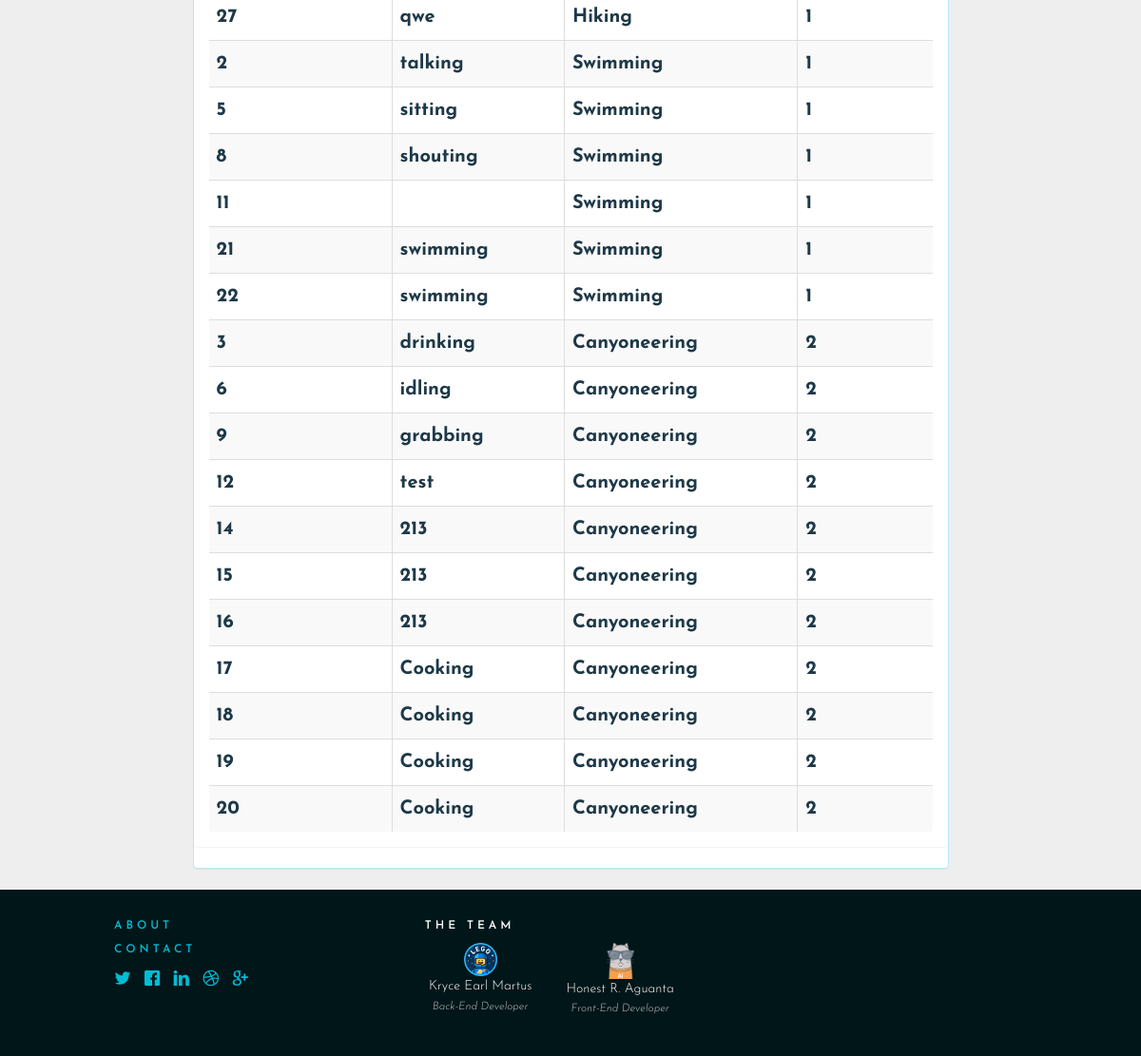
Page /Activity.php (signed in, middle part) on the earlier database version.
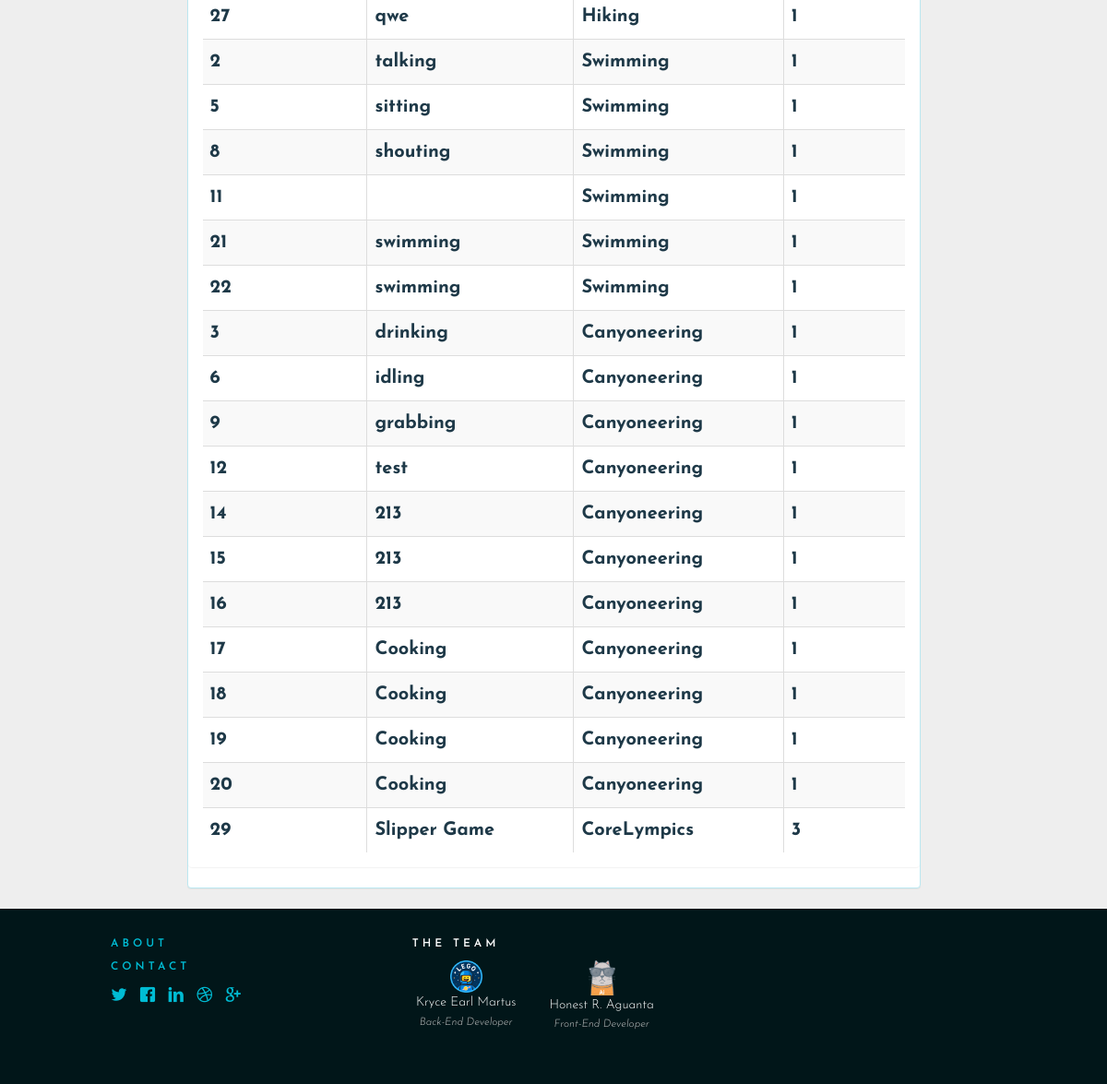
Same page on the later database version.
### tables this page shows
CREATE TABLE `activities` (
  `activity_id` int(10) NOT NULL AUTO_INCREMENT,
  `event_id` int(10) DEFAULT NULL,
  `name` varchar(255) DEFAULT NULL,
  PRIMARY KEY (`activity_id`),
  KEY `event_id` (`event_id`),
  CONSTRAINT `activities_ibfk_1` FOREIGN KEY (`event_id`) REFERENCES `events` (`event_id`)
);

CREATE TABLE `events` (
  `event_id` int(10) NOT NULL AUTO_INCREMENT,
  `evp_id` int(10) DEFAULT NULL,
  `name` varchar(255) DEFAULT NULL,
  `description` varchar(255) DEFAULT NULL,
  `location` text,
  `image` text,
  `event_status_id` int(11) DEFAULT NULL,
  PRIMARY KEY (`event_id`),
  KEY `evp_id` (`evp_id`),
  KEY `event_status_id` (`event_status_id`),
  CONSTRAINT `events_ibfk_1` FOREIGN KEY (`evp_id`) REFERENCES `event_voting_period` (`evp_id`),
  CONSTRAINT `events_ibfk_2` FOREIGN KEY (`event_status_id`) REFERENCES `event_status` (`event_status_id`)
);

### Activity.php (called while the page is built, shortened)
<?php
include('views/menubar/addActivity.php');
 ?>

### class/activityClass.php (called while the page is built, shortened)
<?php
class activityClass
{
     public function getAllActivities()
     {
          try {
               $db = getDB();
               $st = $db->prepare("SELECT DISTINCT events.`event_id` AS 'Event ID',events.`name` AS 'Event Name', activities.`activity_id` AS 'Activity ID',activities.`name` AS 'Activity Name',events.`evp_id` AS 'EVP ID'
                    FROM event_voting_period, EVENTS, activities
                    WHERE activities.`event_id`= events.`event_id` AND events.`evp_id` = event_voting_period.`evp_id`");
               $st->execute();
               $data=$st->fetchAll();
          } catch (PDOException $e) {
          }
          return $data;
     }
}
?>

### views/menubar/addActivity.php (the view, shortened to what this page needs)
<?php
require_once'views/layouts/header.php';
include('class/activityClass.php');
$activityClass = new activityClass();
$activities = $activityClass->getAllActivities();
?>
<div class="container p-t-lg">
	<br>
	<div class="row">
		<div class="form col-sm-10 col-sm-offset-1">
			<div class="panel panel-info">
				<div class="panel panel-body">
					<table id="act" class="table table-striped table-bordered dt-responsive nowrap" cellspacing="0" width="100%">
						<?php
						if(!isset($_GET['id'])&&!isset($_GET['evp_id']))
							{ ?>
						<tbody>
							<?php foreach($activities as $activity)
							{ ?>
							<tr>
								<th><?php echo $activity['Activity ID'];?></th>
								<th><?php echo $activity['Activity Name']; ?></th>
								<th><?php echo $activity['Event Name']; ?></th>
								<th><?php echo $activity['EVP ID']; ?></th>
							</tr>
							<?php } ?>
						</tbody>
					<?php } ?>
				</table>
			</div>
		</div>
	</div>
</div>
</div>
<?php
require_once 'views/layouts/footer.php';
?>

Differences in the rows shown:
changed through a linked row, activities "drinking": event.evp_id "2" → "1"
changed through a linked row, activities "idling": event.evp_id "2" → "1"
changed through a linked row, activities "grabbing": event.evp_id "2" → "1"
changed through a linked row, activities "test": event.evp_id "2" → "1"
changed through a linked row, activities id 14: event.evp_id "2" → "1"
changed through a linked row, activities id 15: event.evp_id "2" → "1"
changed through a linked row, activities id 16: event.evp_id "2" → "1"
changed through a linked row, activities id 17: event.evp_id "2" → "1"
changed through a linked row, activities id 18: event.evp_id "2" → "1"
changed through a linked row, activities id 19: event.evp_id "2" → "1"
changed through a linked row, activities id 20: event.evp_id "2" → "1"
added activities: activity_id "29", name "Slipper Game", event.name "CoreLympics", event.evp_id "3"
